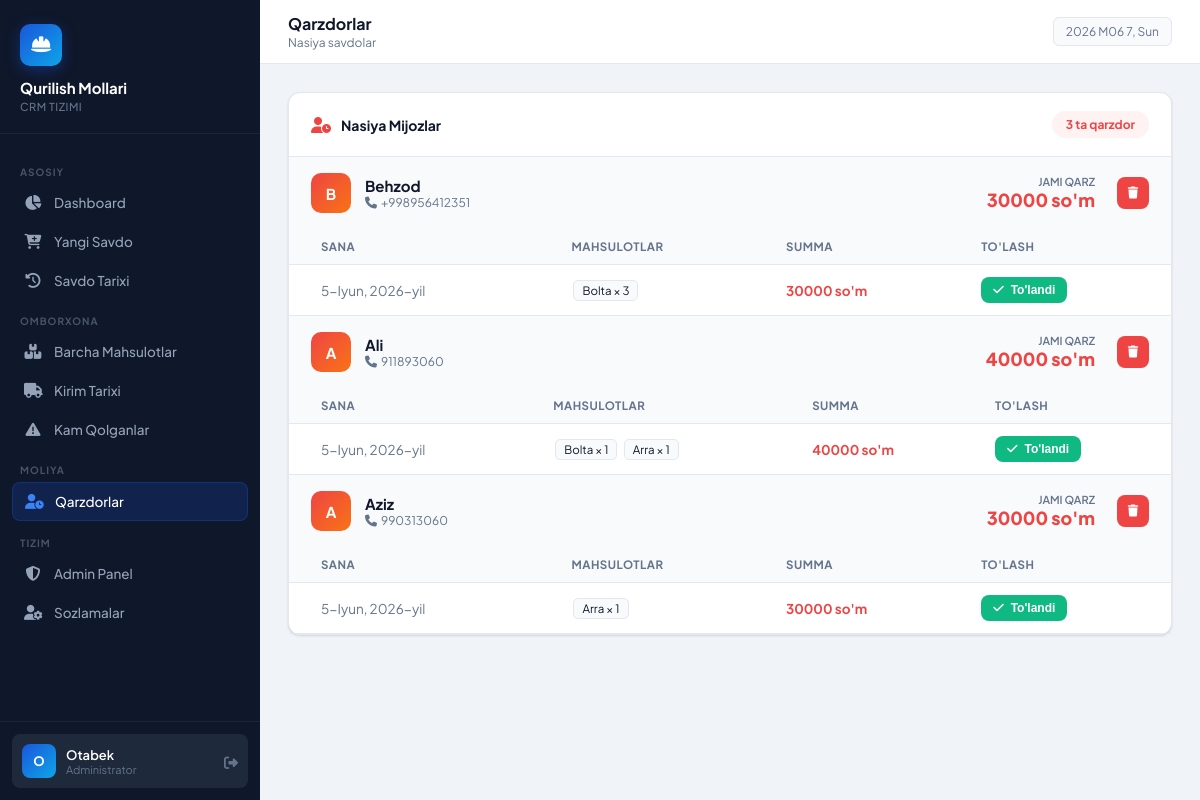
Screenshot of /qarzdorlar/ (signed in) with the database file from the repository.
### crm/models.py (models this page shows, shortened)
class Mijoz(models.Model):
    ism_familiya = models.CharField(max_length=200, verbose_name="Ism Familiya")
    telefon = models.CharField(max_length=20, verbose_name="Telefon raqami")
    manzil = models.CharField(max_length=300, blank=True, verbose_name="Manzil")
    yaratilgan = models.DateTimeField(auto_now_add=True)
    class Meta:
        verbose_name = "Mijoz"
        verbose_name_plural = "Mijozlar"
        ordering = ['-yaratilgan']
    @property
    def jami_qarz(self):
        return sum(s.jami_summa for s in self.savdolar.filter(to_langan=False))

class Savdo(models.Model):
    TOLOV_TURI = [
        ('naqd', 'Naqd pul'),
        ('nasiya', 'Nasiya'),
        ('plastik', 'Plastik karta'),
    ]
    mijoz = models.ForeignKey(Mijoz, on_delete=models.CASCADE, related_name='savdolar', null=True, blank=True, verbose_name="Mijoz")
    sana = models.DateField(default=timezone.now, verbose_name="Sana")
    tolov_turi = models.CharField(max_length=10, choices=TOLOV_TURI, default='naqd', verbose_name="To'lov turi")
    jami_summa = models.DecimalField(max_digits=14, decimal_places=0, default=0, verbose_name="Jami summa")
    to_langan = models.BooleanField(default=True, verbose_name="To'langan")
    izoh = models.TextField(blank=True, verbose_name="Izoh")
    yaratilgan = models.DateTimeField(auto_now_add=True)
    class Meta:
        verbose_name = "Savdo"
        verbose_name_plural = "Savdolar"
        ordering = ['-yaratilgan']

class SavdoItem(models.Model):
    savdo = models.ForeignKey(Savdo, on_delete=models.CASCADE, related_name='savdo_itemlar')
    mahsulot = models.ForeignKey(Mahsulot, on_delete=models.CASCADE, verbose_name="Mahsulot")
    soni = models.IntegerField(default=1, verbose_name="Soni")
    narxi = models.DecimalField(max_digits=12, decimal_places=0, verbose_name="Narxi")
    class Meta:
        verbose_name = "Savdo element"
        verbose_name_plural = "Savdo elementlar"

class Mahsulot(models.Model):
    nomi = models.CharField(max_length=200, verbose_name="Mahsulot nomi")
    qoldi = models.IntegerField(default=0, verbose_name="Qoldi (joriy)")
    narxi = models.DecimalField(max_digits=12, decimal_places=0, verbose_name="Narxi (so'm)")
    yaratilgan = models.DateTimeField(auto_now_add=True)
    yangilangan = models.DateTimeField(auto_now=True)
    class Meta:
        verbose_name = "Mahsulot"
        verbose_name_plural = "Mahsulotlar"
        ordering = ['-yaratilgan']

### crm/views.py (the view, shortened to what this page needs)
# urls.py: path('qarzdorlar/', views.qarzdorlar, name='qarzdorlar'),
@login_required
def qarzdorlar(request):
    mijozlar = Mijoz.objects.filter(savdolar__to_langan=False).distinct()
    context = {'mijozlar': mijozlar}
    return render(request, 'crm/qarzdorlar.html', context)

### templates/crm/qarzdorlar.html (shortened to what this page needs)
{% extends 'crm/base.html' %}
{% block page_title %}Qarzdorlar{% endblock %}
{% block page_subtitle %}Nasiya savdolar{% endblock %}
{% block content %}
<div class="card">
    <div class="card-header">
        <i class="fas fa-user-clock" style="color:var(--danger)"></i>
        <span class="card-title">Nasiya Mijozlar</span>
        <div style="margin-left:auto;background:#fef2f2;padding:6px 14px;border-radius:20px;font-size:12px;font-weight:700;color:var(--danger)">
            {{ mijozlar.count }} ta qarzdor
        </div>
    </div>
    {% for mijoz in mijozlar %}
    <div style="border-bottom:1px solid var(--border)">
        <div style="display:flex;align-items:center;gap:14px;padding:16px 22px;background:var(--surface2)">
            <div style="width:40px;height:40px;background:linear-gradient(135deg,#ef4444,#f97316);border-radius:10px;display:flex;align-items:center;justify-content:center;color:white;font-weight:700;font-size:15px;flex-shrink:0">
                {{ mijoz.ism_familiya|first|upper }}
            </div>
            <div style="flex:1">
                <div style="font-weight:700;font-size:15px">{{ mijoz.ism_familiya }}</div>
                <div style="font-size:12px;color:var(--text-muted)">
                    <i class="fas fa-phone" style="margin-right:4px"></i>{{ mijoz.telefon }}
                </div>
            </div>
            <div style="text-align:right">
                <div style="font-size:11px;color:var(--text-muted);font-weight:600">JAMI QARZ</div>
                <div style="font-size:18px;font-weight:800;color:var(--danger)">{{ mijoz.jami_qarz|floatformat:0 }} so'm</div>
            </div>
            <form method="POST" style="margin-left:8px">
                <button type="submit" class="btn btn-danger btn-sm btn-icon" title="O'chirish" onclick="return confirm('Mijozni o\'chirasizmi?')">
                    <i class="fas fa-trash"></i>
                </button>
            </form>
        </div>
        <table style="margin:0">
            <thead>
                <tr>
                    <th style="padding-left:32px">Sana</th>
                    <th>Mahsulotlar</th>
                    <th>Summa</th>
                    <th>To'lash</th>
                </tr>
            </thead>
            <tbody>
                {% for savdo in mijoz.savdolar.all %}
                {% if not savdo.to_langan %}
                <tr>
                    <td style="padding-left:32px;color:var(--text-muted)">{{ savdo.sana }}</td>
                    <td style="max-width:300px">
                        {% for item in savdo.savdo_itemlar.all %}
                        <span style="display:inline-block;background:var(--surface2);border:1px solid var(--border);border-radius:5px;padding:2px 8px;font-size:11.5px;margin:2px">
                            {{ item.mahsulot.nomi }} × {{ item.soni }}
                        </span>
                        {% endfor %}
                    </td>
                    <td style="font-weight:700;color:var(--danger)">{{ savdo.jami_summa|floatformat:0 }} so'm</td>
                    <td>
                        <form method="POST">
                            <button type="submit" class="btn btn-success btn-sm">
                                <i class="fas fa-check"></i> To'landi
                            </button>
                        </form>
                    </td>
                </tr>
                {% endif %}
                {% endfor %}
            </tbody>
        </table>
    </div>
    {% endfor %}
</div>
{% endblock %}

### templates/crm/base.html (shortened to what this page needs)
<!DOCTYPE html>
<html lang="uz">
<head>
    <link rel="stylesheet" href="https://cdnjs.cloudflare.com/ajax/libs/font-awesome/6.5.0/css/all.min.css">
</head>
<body>
<aside class="sidebar" id="sidebar">
    <div class="sidebar-logo">
        <div class="logo-icon"><i class="fas fa-hard-hat"></i></div>
        <h1>Qurilish Mollari</h1>
        <p>CRM Tizimi</p>
    </div>
    <nav class="sidebar-nav">
        <div class="nav-section-label">Asosiy</div>
        <a href="{% url 'dashboard' %}" class="nav-item {% if request.resolver_match.url_name == 'dashboard' %}active{% endif %}">
            <i class="fas fa-chart-pie"></i> Dashboard
        </a>
        <a href="{% url 'savdo' %}" class="nav-item {% if request.resolver_match.url_name == 'savdo' %}active{% endif %}">
            <i class="fas fa-cart-plus"></i> Yangi Savdo
        </a>
        <a href="{% url 'savdo_tarixi' %}" class="nav-item {% if request.resolver_match.url_name == 'savdo_tarixi' %}active{% endif %}">
            <i class="fas fa-history"></i> Savdo Tarixi
        </a>
        <div class="nav-section-label">Omborxona</div>
        <a href="{% url 'barcha_mahsulotlar' %}" class="nav-item {% if request.resolver_match.url_name == 'barcha_mahsulotlar' %}active{% endif %}">
            <i class="fas fa-boxes-stacked"></i> Barcha Mahsulotlar
        </a>
        <a href="{% url 'kirim_tarixi' %}" class="nav-item {% if request.resolver_match.url_name == 'kirim_tarixi' %}active{% endif %}">
            <i class="fas fa-truck"></i> Kirim Tarixi
        </a>
        <a href="{% url 'kamayganlar' %}" class="nav-item {% if request.resolver_match.url_name == 'kamayganlar' %}active{% endif %}">
            <i class="fas fa-triangle-exclamation"></i> Kam Qolganlar
        </a>
        <div class="nav-section-label">Moliya</div>
        <a href="{% url 'qarzdorlar' %}" class="nav-item {% if request.resolver_match.url_name == 'qarzdorlar' %}active{% endif %}">
            <i class="fas fa-user-clock"></i> Qarzdorlar
        </a>
        <div class="nav-section-label">Tizim</div>
        <a href="/admin/" class="nav-item" target="_blank">
            <i class="fas fa-shield-halved"></i> Admin Panel
        </a>
        <a href="{% url 'profil' %}" class="nav-item {% if request.resolver_match.url_name == 'profil' %}active{% endif %}">
            <i class="fas fa-user-gear"></i> Sozlamalar
        </a>
    </nav>
    <div class="sidebar-footer">
        <div class="user-card">
            <div class="user-avatar">{{ request.user.first_name|first|upper|default:request.user.username|first|upper }}</div>
            <div class="user-info">
                <div class="name">{{ request.user.get_full_name|default:request.user.username }}</div>
                <div class="role">{% if request.user.is_superuser %}Administrator{% else %}Menejer{% endif %}</div>
            </div>
            <form method="POST" action="{% url 'logout' %}" style="display:inline">
                <button type="submit" class="logout-btn" title="Chiqish"
                    style="background:none;border:none;cursor:pointer">
                    <i class="fas fa-right-from-bracket"></i>
                </button>
            </form>
        </div>
    </div>
</aside>
<div class="main">
    <div class="topbar">
        <div>
            <div class="topbar-title">{% block page_title %}Dashboard{% endblock %}</div>
            <div class="topbar-subtitle">{% block page_subtitle %}Qurilish Mollari CRM{% endblock %}</div>
        </div>
        <div class="topbar-right">
            <div class="topbar-date" id="currentDate"></div>
        </div>
    </div>
    <div class="content">
        {% block content %}{% endblock %}
    </div>
</div>
</body>
</html>

### rows the page displays
Mijoz: ism_familiya|first "B", ism_familiya "Behzod", telefon "+998956412351", jami_qarz "30000"
Savdo: sana "5-Iyun, 2026-yil", jami_summa "30000"
SavdoItem: mahsulot.nomi "Bolta", soni "3"
Mijoz: ism_familiya|first "A", ism_familiya "Ali", telefon "911893060", jami_qarz "40000"
Savdo: sana "5-Iyun, 2026-yil", jami_summa "40000"
SavdoItem: mahsulot.nomi "Bolta", soni "1"
SavdoItem: mahsulot.nomi "Arra", soni "1"
Mijoz: ism_familiya|first "A", ism_familiya "Aziz", telefon "990313060", jami_qarz "30000"
Savdo: sana "5-Iyun, 2026-yil", jami_summa "30000"
SavdoItem: mahsulot.nomi "Arra", soni "1"

### other values shown
{{ request.user.get_full_name|default:request.user.username }} "Otabek"
{{ mijozlar.count }} "3"
